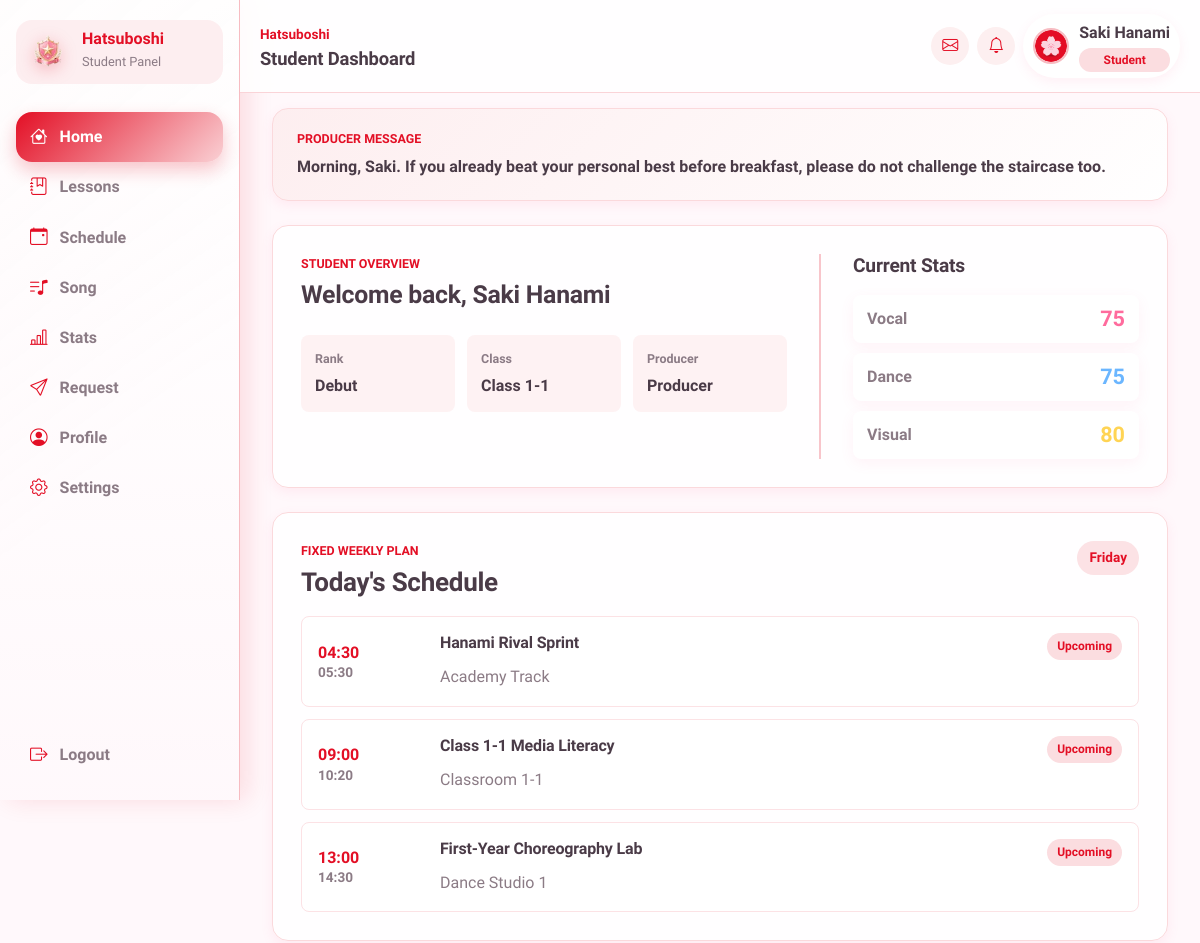
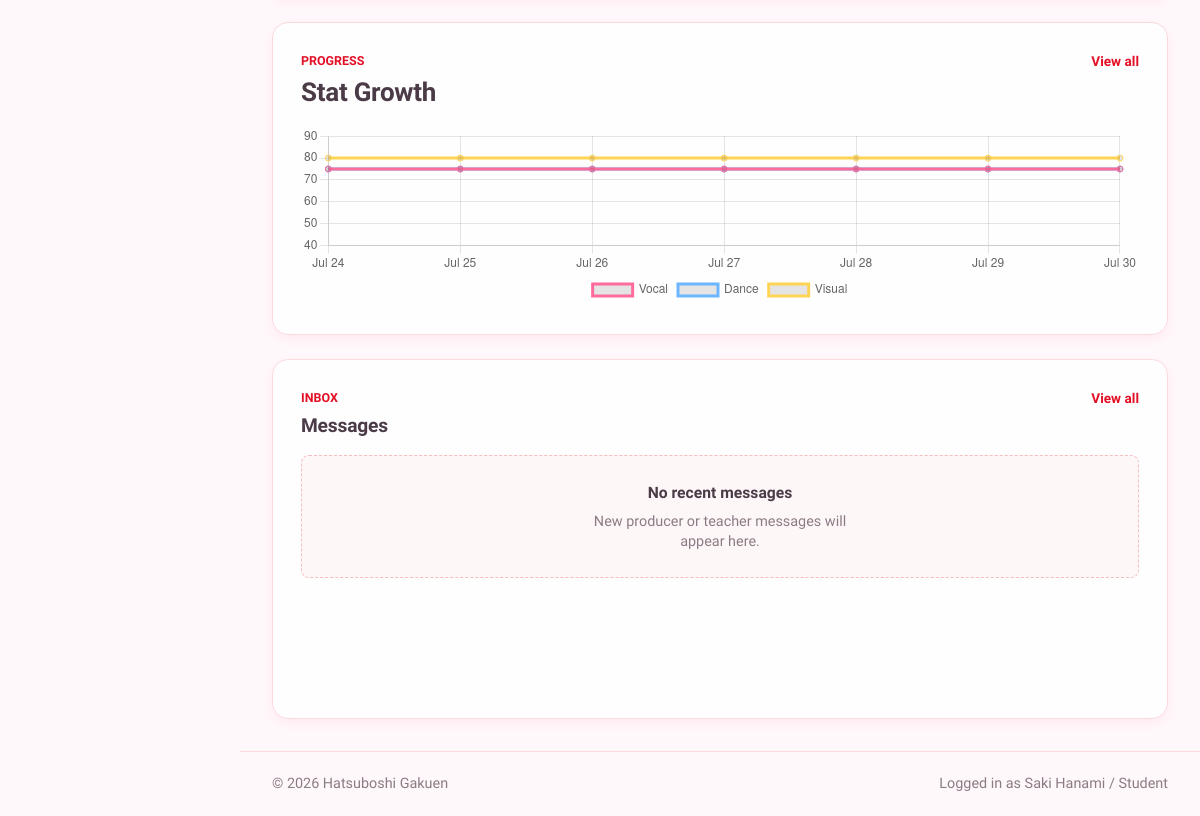
The app's page /student/dashboard.php (signed in) with its own data (2 pictures, top to bottom).
### tables this page shows
CREATE TABLE `students` (
  `id` int(11) NOT NULL,
  `user_id` int(11) NOT NULL,
  `name` varchar(100) NOT NULL,
  `name_jp` varchar(100) DEFAULT NULL,
  `birthday` date DEFAULT NULL,
  `zodiac` varchar(30) DEFAULT NULL,
  `blood_type` char(2) DEFAULT NULL,
  `height` int(11) DEFAULT NULL,
  `weight` int(11) DEFAULT NULL,
  `three_size` varchar(20) DEFAULT NULL,
  `hometown` varchar(50) DEFAULT NULL,
  `hobbies` text DEFAULT NULL,
  `special_skill` text DEFAULT NULL,
  `school_year` varchar(20) DEFAULT NULL,
  `rank` varchar(10) GENERATED ALWAYS AS (case when (`vocal` + `dance` + `visual`) * 2.3 >= 35000 then 'S5' when (`vocal` + `dance` + `visual`) * 2.3 >= 26000 then 'S4' when (`vocal` + `dance` + `visual`) * 2.3 >= 23000 then 'SSS+' when (`vocal` + `dance` + `visual`) * 2.3 >= 20000 then 'SSS' when (`vocal` + `dance` + `visual`) * 2.3 >= 16000 then 'SS' when (`vocal` + `dance` + `visual`) * 2.3 >= 14500 then 'S+' when (`vocal` + `dance` + `visual`) * 2.3 >= 13000 then 'S' when (`vocal` + `dance` + `visual`) * 2.3 >= 12000 then 'A+' when (`vocal` + `dance` + `visual`) * 2.3 >= 11000 then 'A' when (`vocal` + `dance` + `visual`) * 2.3 >= 10000 then 'B+' when (`vocal` + `dance` + `visual`) * 2.3 >= 9000 then 'B' when (`vocal` + `dance` + `visual`) * 2.3 >= 7500 then 'C+' when (`vocal` + `dance` + `visual`) * 2.3 >= 6500 then 'C' when (`vocal` + `dance` + `visual`) * 2.3 >= 5000 then 'D' when (`vocal` + `dance` + `visual`) * 2.3 >= 3000 then 'E' else 'Debut' end) STORED,
  `vocal` int(11) NOT NULL DEFAULT 0,
  `dance` int(11) NOT NULL DEFAULT 0,
  `visual` int(11) NOT NULL DEFAULT 0,
  `bio` text DEFAULT NULL,
  `producer_id` int(11) DEFAULT NULL,
  `producer_status` enum('active','removal_pending','released','unassigned') DEFAULT 'unassigned',
  `created_at` datetime NOT NULL DEFAULT current_timestamp(),
  `updated_at` datetime NOT NULL DEFAULT current_timestamp() ON UPDATE current_timestamp()
);

CREATE TABLE `producer_messages` (
  `id` int(11) NOT NULL,
  `producer_id` int(11) DEFAULT NULL,
  `student_id` int(11) DEFAULT NULL,
  `message_type` varchar(50) NOT NULL,
  `tone` varchar(20) DEFAULT NULL,
  `message_text` text NOT NULL
);

CREATE TABLE `users` (
  `id` int(11) NOT NULL,
  `username` varchar(50) NOT NULL,
  `password` varchar(255) NOT NULL,
  `role` enum('admin','producer','teacher','student') NOT NULL,
  `avatar` varchar(255) DEFAULT NULL,
  `is_active` tinyint(1) NOT NULL DEFAULT 1,
  `created_at` datetime NOT NULL DEFAULT current_timestamp(),
  `updated_at` datetime NOT NULL DEFAULT current_timestamp() ON UPDATE current_timestamp(),
  `last_login` datetime DEFAULT NULL,
  `theme_primary_color` varchar(20) DEFAULT '#FF6B9D',
  `theme_secondary_color` varchar(20) DEFAULT '#FFB3D1'
);

CREATE TABLE `recurring_schedules` (
  `id` int(11) NOT NULL,
  `student_id` int(11) NOT NULL,
  `weekday` tinyint(4) NOT NULL,
  `activity_type` varchar(50) NOT NULL,
  `title` varchar(100) NOT NULL,
  `description` text DEFAULT NULL,
  `start_time` time NOT NULL,
  `end_time` time NOT NULL,
  `location` varchar(100) DEFAULT NULL,
  `created_by` int(11) DEFAULT NULL,
  `is_active` tinyint(1) NOT NULL DEFAULT 1,
  `created_at` datetime NOT NULL DEFAULT current_timestamp(),
  `updated_at` datetime NOT NULL DEFAULT current_timestamp() ON UPDATE current_timestamp()
);

### student/dashboard.php (the view, shortened to what the rows shown need)
<?php
require_once '../config/database.php';
$stmt = $pdo->prepare(
    'SELECT
        s.id,
        s.name,
        s.birthday,
        s.producer_id,
        s.rank,
        s.school_year,
        s.vocal,
        s.dance,
        s.visual,
        su.theme_primary_color,
        su.theme_secondary_color,
        pu.username AS producer_name
     FROM students s
     INNER JOIN users su ON su.id = s.user_id
     LEFT JOIN users pu ON pu.id = s.producer_id
     WHERE s.user_id = ?
     LIMIT 1'
);
$stmt->execute([$_SESSION['id']]);
$student = $stmt->fetch();
$weekday = (int) date('N');
$schedule_stmt = $pdo->prepare(
    'SELECT activity_type, title, description, start_time, end_time, location
     FROM recurring_schedules
     WHERE student_id = ?
       AND weekday = ?
       AND is_active = 1
     ORDER BY start_time'
);
$schedule_stmt->execute([$student['id'], $weekday]);
$today_schedules = $schedule_stmt->fetchAll();
require_once '../includes/stat_chart_helpers.php';
$chart = get_student_weekly_stat_chart($pdo, $student);
$chart_labels = $chart['labels'];
$chart_data = $chart['data'];
$previous_snapshot = $chart['previous_snapshot'];
require_once '../includes/producer_message_helpers.php';
$producer_message = get_producer_message(
    $pdo,
    $student,
    $today_schedules,
    $previous_snapshot ?: null
);
$is_birthday = is_student_birthday_today($student);
require_once '../includes/header.php';
?>
<main class="dashboard-main">
    <section class="producer-message-card <?= $is_birthday ? 'birthday-message-card' : '' ?>">
        <p class="dashboard-eyebrow">
            <?= $is_birthday ? 'Birthday Producer Message' : 'Producer Message' ?>
        </p>
        <p class="producer-message-text">
            <?= htmlspecialchars($producer_message, ENT_QUOTES, 'UTF-8') ?>
        </p>
    </section>
    <section class="dashboard-hero">
        <div class="student-info">
            <p class="dashboard-eyebrow">Student Overview</p>
            <h2>
                Welcome back,
                <?= htmlspecialchars($student['name'] ?? 'Student', ENT_QUOTES, 'UTF-8') ?>
            </h2>
            <dl class="student-details">
                <div>
                    <dt>Rank</dt>
                    <dd><?= htmlspecialchars($student['rank'] ?? 'Unranked', ENT_QUOTES, 'UTF-8') ?></dd>
                </div>
                <div>
                    <dt>Class</dt>
                    <dd><?= htmlspecialchars($student['school_year'] ?? 'Not assigned', ENT_QUOTES, 'UTF-8') ?></dd>
                </div>
                <div>
                    <dt>Producer</dt>
                    <dd><?= htmlspecialchars($student['producer_name'] ?? 'Not assigned', ENT_QUOTES, 'UTF-8') ?></dd>
                </div>
            </dl>
        </div>
        <aside class="current-stats">
            <h2>Current Stats</h2>
            <div class="stat-row vocal">
                <span>Vocal</span>
                <strong><?= (int) ($student['vocal'] ?? 0) ?></strong>
            </div>
            <div class="stat-row dance">
                <span>Dance</span>
                <strong><?= (int) ($student['dance'] ?? 0) ?></strong>
            </div>
            <div class="stat-row visual">
                <span>Visual</span>
                <strong><?= (int) ($student['visual'] ?? 0) ?></strong>
            </div>
        </aside>
    </section>
    <div class="dashboard-grid">
        <section class="today-schedule">
            <div class="section-heading">
                <div>
                    <h2>Today's Schedule</h2>
                </div>
            </div>
            <?php if (empty($today_schedules)): ?>
            <div class="empty-dashboard-state">
                <strong>No schedule today</strong>
                <p>There are no fixed lessons or activities planned for this weekday.</p>
            </div>
            <?php else: ?>
            <div class="schedule-list">
                <?php $current_time = date('H:i:s'); ?>
                <?php foreach ($today_schedules as $schedule): ?>
                <?php
                if ($schedule['end_time'] < $current_time) {
                    $schedule_status = 'Passed';
                } elseif ($schedule['start_time'] <= $current_time && $schedule['end_time'] >= $current_time) {
                    $schedule_status = 'Now';
                } else {
                    $schedule_status = 'Upcoming';
                }
                ?>
                <article class="schedule-item">
                    <time class="schedule-time">
                        <span><?= htmlspecialchars(substr($schedule['start_time'], 0, 5), ENT_QUOTES, 'UTF-8') ?></span>
                        <span><?= htmlspecialchars(substr($schedule['end_time'], 0, 5), ENT_QUOTES, 'UTF-8') ?></span>
                    </time>
                    <div class="schedule-content">
                        <div class="schedule-title-row">
                            <h3>
                                <?= htmlspecialchars($schedule['title'], ENT_QUOTES, 'UTF-8') ?>
                            </h3>
                            <span
                                class="schedule-status <?= htmlspecialchars(strtolower($schedule_status), ENT_QUOTES, 'UTF-8') ?>">
                                <?= htmlspecialchars($schedule_status, ENT_QUOTES, 'UTF-8') ?>
                            </span>
                        </div>
                        <p>
                            <?= htmlspecialchars($schedule['location'] ?? 'No location', ENT_QUOTES, 'UTF-8') ?>
                        </p>
                    </div>
                </article>
                <?php endforeach; ?>
            </div>
            <?php endif; ?>
        </section>
        <aside class="dashboard-side-panel">
            <section class="stats-preview">
                <div class="section-heading">
                    <div>
                        <h2>Stat Growth</h2>
                    </div>
                </div>
            </section>
            <section class="messages-preview">
                <div class="section-heading">
                    <div>
                        <h2>Messages</h2>
                    </div>
                </div>
            </section>
        </aside>
    </div>
</main>
<script>
//Pass PHP chart data to JavaScript
const statLabels = <?= json_encode($chart_labels, JSON_HEX_TAG | JSON_HEX_APOS | JSON_HEX_QUOT | JSON_HEX_AMP) ?>;
const statData = <?= json_encode($chart_data, JSON_HEX_TAG | JSON_HEX_APOS | JSON_HEX_QUOT | JSON_HEX_AMP) ?>;
//Find the highest stat value
const allStats = [
    ...(statData.vocal ?? []),
    ...(statData.dance ?? []),
    ...(statData.visual ?? [])
].filter(value => value !== null && value !== undefined);
const maxStat = allStats.length ? Math.max(...allStats) : 100;
const yMax = Math.ceil((maxStat + 10) / 10) * 10;
//Create the line chart
new Chart(document.getElementById('statProgressChart'), {
    type: 'line',
    data: {
        labels: statLabels,
        datasets: [
            {
                label: 'Vocal',
                data: statData.vocal,
                borderColor: getComputedStyle(document.body).getPropertyValue('--vocal-color').trim(),
                tension: 0.35,
                spanGaps: true
            },
            {
                label: 'Dance',
                data: statData.dance,
                borderColor: getComputedStyle(document.body).getPropertyValue('--dance-color').trim(),
                tension: 0.35,
                spanGaps: true
            },
            {
                label: 'Visual',
                data: statData.visual,
                borderColor: getComputedStyle(document.body).getPropertyValue('--visual-color').trim(),
                tension: 0.35,
                spanGaps: true
            }
        ]
    },
    //Chart option
    options: {
        responsive: true,
        maintainAspectRatio: false,
        plugins: {
            legend: {
                position: 'bottom'
            }
        },
        scales: {
            y: {
                min: 40,
                max: yMax,
                ticks: {
                    stepSize: 10
                }
            }
        }
    }
});
</script>
<?php require_once '../includes/footer.php'; ?>

### records on screen
students: producer_message "Morning, Saki. If you already beat your personal best before breakfast, please do not challenge the staircase too.", name "Saki Hanami", rank "Debut", school_year "Class 1-1", producer.username "Producer", vocal "75", dance "75", visual "80"
recurring_schedules: start_time "04:30", end_time "05:30", title "Hanami Rival Sprint", schedule_status "Upcoming", location "Academy Track"
recurring_schedules: start_time "09:00", end_time "10:20", title "Class 1-1 Media Literacy", schedule_status "Upcoming", location "Classroom 1-1"
recurring_schedules: start_time "13:00", end_time "14:30", title "First-Year Choreography Lab", schedule_status "Upcoming", location "Dance Studio 1"

### other values on screen
$page_title "Student Dashboard"
$username "Saki Hanami"
$role_label "Student"
$panel_label "Student Panel"
$item['label'] "Home"
$item['label'] "Lessons"
$item['label'] "Schedule"
$item['label'] "Song"
$item['label'] "Stats"
$item['label'] "Request"
$item['label'] "Profile"
$item['label'] "Settings"
$_SESSION['user_name'] "Saki Hanami"
$_SESSION['role'] "Student"
